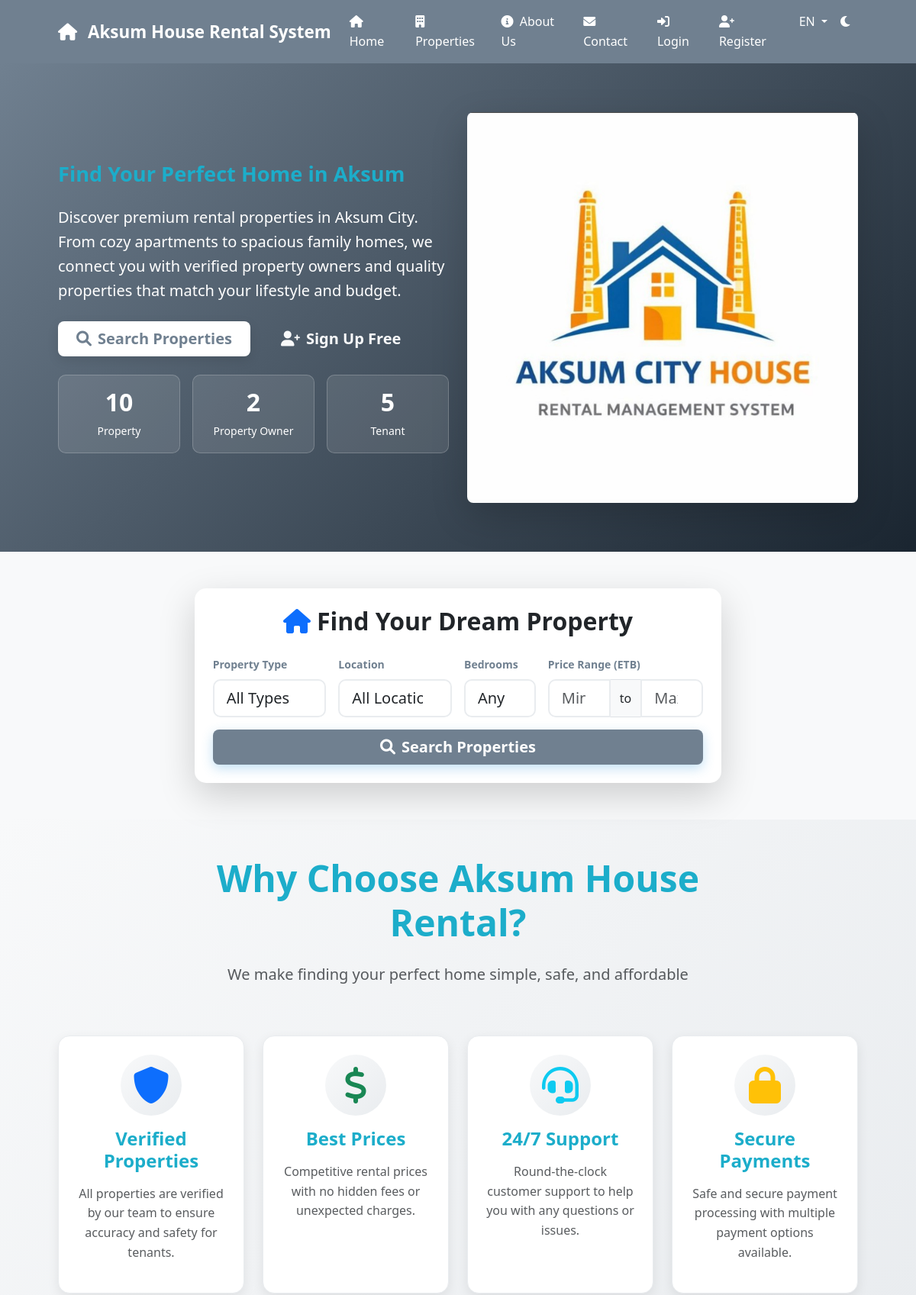
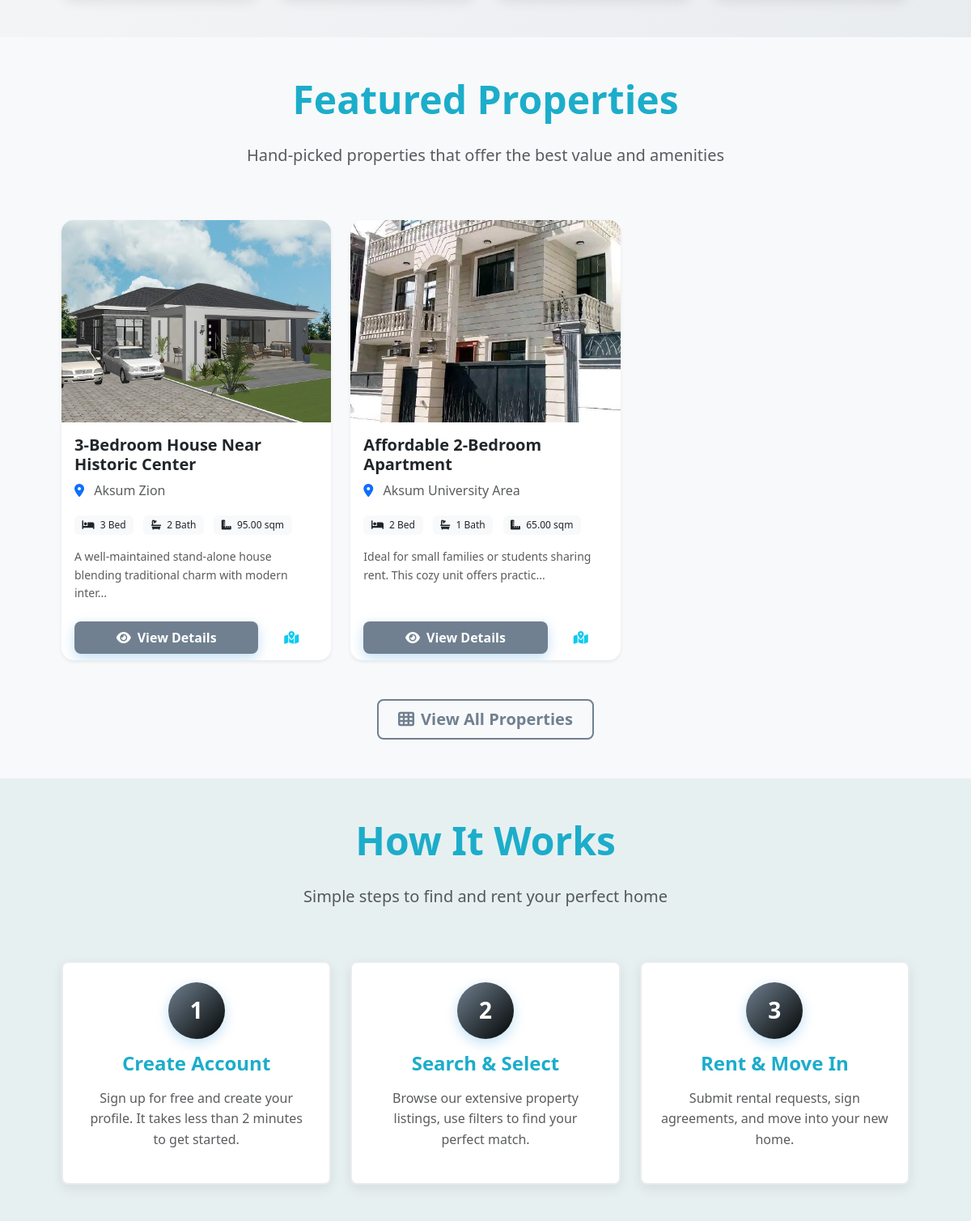
The page /public/index.php (upper part) on the database its author committed (2 pictures, top to bottom).
### tables this page shows
CREATE TABLE `properties` (
  `property_id` int(11) NOT NULL,
  `owner_id` int(11) NOT NULL,
  `title` varchar(200) NOT NULL,
  `description` text DEFAULT NULL,
  `property_type` enum('house','apartment','villa','condominium','commercial') NOT NULL,
  `address` text NOT NULL,
  `location_id` int(11) DEFAULT NULL,
  `subcity` varchar(100) DEFAULT NULL,
  `bedrooms` int(11) DEFAULT NULL,
  `bathrooms` int(11) DEFAULT NULL,
  `area_sqm` decimal(10,2) DEFAULT NULL,
  `monthly_rent` decimal(10,2) NOT NULL,
  `security_deposit` decimal(10,2) DEFAULT NULL,
  `is_furnished` tinyint(1) DEFAULT 0,
  `amenities` text DEFAULT NULL,
  `status` enum('available','requested','rented','maintenance','unavailable') DEFAULT 'available',
  `review_status` enum('pending','approved','rejected','needs_revision') NOT NULL DEFAULT 'pending',
  `reviewed_by` int(11) DEFAULT NULL,
  `review_date` timestamp NULL DEFAULT NULL,
  `review_comments` text DEFAULT NULL,
  `featured` tinyint(1) DEFAULT 0,
  `latitude` decimal(10,8) DEFAULT NULL,
  `longitude` decimal(11,8) DEFAULT NULL,
  `contact_preferences` text DEFAULT NULL,
  `contact_phone` varchar(255) DEFAULT NULL,
  `contact_email` varchar(255) DEFAULT NULL,
  `property_rules` text DEFAULT NULL,
  `created_at` timestamp NOT NULL DEFAULT current_timestamp(),
  `updated_at` timestamp NOT NULL DEFAULT current_timestamp() ON UPDATE current_timestamp()
);

CREATE TABLE `property_images` (
  `image_id` int(11) NOT NULL,
  `property_id` int(11) NOT NULL,
  `image_url` varchar(255) NOT NULL,
  `is_primary` tinyint(1) DEFAULT 0,
  `uploaded_at` timestamp NOT NULL DEFAULT current_timestamp()
);

CREATE TABLE `locations` (
  `location_id` int(11) NOT NULL,
  `location_name` varchar(100) NOT NULL,
  `subcity` varchar(100) DEFAULT NULL,
  `latitude` decimal(10,8) DEFAULT NULL,
  `longitude` decimal(11,8) DEFAULT NULL,
  `description` text DEFAULT NULL
);

### public/index.php (the view, shortened to what the rows shown need)
<?php
include '../includes/header.php';
?>
<section class="hero-section bg-primary text-white">
    <div class="container">
        <div class="row align-items-center">
            <div class="col-lg-6 order-lg-1 order-1">
                <div class="hero-content">
                    <h1 class="display-3 fw-bold mb-4 animate-fade-in"><?php echo t('find_your_perfect_home'); ?></h1>
                </div>
            </div>
        </div>
    </div>
</section>
<section id="search" class="search-section py-5 bg-light">
    <div class="container">
        <div class="row">
            <div class="col-lg-8 mx-auto">
                <div class="card shadow-lg border-0 search-card">
                    <div class="card-body p-4">
                        <h2 class="card-title text-center mb-4 fw-bold">
                            <i class="fas fa-home text-primary me-2"></i><?php echo t('find_your_dream_property'); ?>
                        </h2>
                    </div>
                </div>
            </div>
        </div>
    </div>
</section>
<section class="features-section py-5">
    <div class="container">
        <div class="row text-center mb-5">
            <div class="col-lg-8 mx-auto">
                <h2 class="display-5 fw-bold mb-4"><?php echo t('why_choose_title'); ?></h2>
            </div>
        </div>
    </div>
</section>
<section class="featured-properties py-5 bg-light">
    <div class="container">
        <div class="row text-center mb-5">
            <div class="col-lg-8 mx-auto">
                <h2 class="display-5 fw-bold mb-4"><?php echo t('featured_properties'); ?></h2>
            </div>
        </div>
        <div class="row">
            <?php
            $sql = "SELECT p.*, l.location_name, u.full_name as owner_name
                    FROM properties p
                    LEFT JOIN locations l ON p.location_id = l.location_id
                    LEFT JOIN users u ON p.owner_id = u.user_id
                    WHERE p.status = 'available' AND p.review_status = 'approved' AND p.featured = 1
                    ORDER BY p.created_at DESC LIMIT 6";
            $stmt = $db->prepare($sql);
            $properties = $db->getMultiple($stmt);
            if (empty($properties)) {
                echo '<div class="col-12 text-center"><p class="text-muted">No featured properties available at the moment.</p></div>';
            } else {
                foreach ($properties as $property) {
                    $image_url = getPropertyPrimaryImage($property['property_id']);
                    ?>
                    <div class="col-md-6 col-lg-4 mb-4">
                        <div class="card property-card h-100 shadow-sm border-0">
                            <div class="property-image position-relative overflow-hidden">
                                <img src="<?php echo $image_url; ?>" class="card-img-top property-img" alt="<?php echo htmlspecialchars($property['title']); ?>">
                            </div>
                            <div class="card-body">
                                <h5 class="card-title fw-bold"><?php echo htmlspecialchars($property['title']); ?></h5>
                                <p class="card-text text-muted mb-3">
                                    <i class="fas fa-map-marker-alt text-primary me-2"></i>
                                    <?php echo htmlspecialchars($property['location_name']); ?>
                                </p>
                                <div class="property-features mb-3">
                                    <span class="badge bg-light text-dark me-2">
                                        <i class="fas fa-bed me-1"></i> <?php echo $property['bedrooms']; ?> Bed
                                    </span>
                                    <span class="badge bg-light text-dark me-2">
                                        <i class="fas fa-bath me-1"></i> <?php echo $property['bathrooms']; ?> Bath
                                    </span>
                                    <span class="badge bg-light text-dark">
                                        <i class="fas fa-ruler-combined me-1"></i> <?php echo $property['area_sqm']; ?> sqm
                                    </span>
                                </div>
                                <p class="card-text small text-muted"><?php echo substr(htmlspecialchars($property['description']), 0, 80); ?>...</p>
                            </div>
                            <div class="card-footer bg-transparent border-top-0 d-flex gap-2">
                                <a href="property-details.php?id=<?php echo $property['property_id']; ?>" class="btn btn-primary flex-grow-1">
                                    <i class="fas fa-eye me-2"></i><?php echo t('view_details'); ?>
                                </a>
                                <?php if (!empty($property['latitude']) && !empty($property['longitude'])): ?>
                                    <a href="https://www.google.com/maps?q=<?php echo $property['latitude']; ?>,<?php echo $property['longitude']; ?>" target="_blank" class="btn btn-outline-info" title="Show on Map">
                                        <i class="fas fa-map-marked-alt"></i>
                                    </a>
                                <?php else: ?>
                                    <a href="https://www.google.com/maps?q=<?php echo urlencode($property['title'] . ', ' . $property['location_name']); ?>" target="_blank" class="btn btn-outline-info" title="Search on Map">
                                        <i class="fas fa-search-location"></i>
                                    </a>
                                <?php endif; ?>
                            </div>
                        </div>
                    </div>
                    <?php
                }
            }
            ?>
        </div>
    </div>
</section>
<section class="how-it-works py-5">
    <div class="container">
        <div class="row text-center mb-5">
            <div class="col-lg-8 mx-auto">
                <h2 class="display-5 fw-bold mb-4"><?php echo t('how_it_works'); ?></h2>
            </div>
        </div>
    </div>
</section>
<?php include '../includes/footer.php'; ?>

### rows shown on the page
properties: property_id.image_url (picture), title "3-Bedroom House Near Historic Center", location.location_name "Aksum Zion", bedrooms "3", bathrooms "2", area_sqm "95.00", description "A well-maintained stand-alone house blending traditional charm with modern inter"
properties: property_id.image_url (picture), title "Affordable 2-Bedroom Apartment", location.location_name "Aksum University Area", bedrooms "2", bathrooms "1", area_sqm "65.00", description "Ideal for small families or students sharing rent. This cozy unit offers practic"

### other values the page prints
t('site_name') "Aksum House Rental System"
t('home') "Home"
t('properties') "Properties"
t('about') "About Us"
t('contact') "Contact"
t('login') "Login"
t('register') "Register"
get_current_language() "EN"
t('find_your_perfect_home') "Find Your Perfect Home in Aksum"
t('search_properties') "Search Properties"
t('sign_up_free') "Sign Up Free"
$propertyCount "10"
__('property') "Property"
$ownerCount "2"
__('property_owner') "Property Owner"
